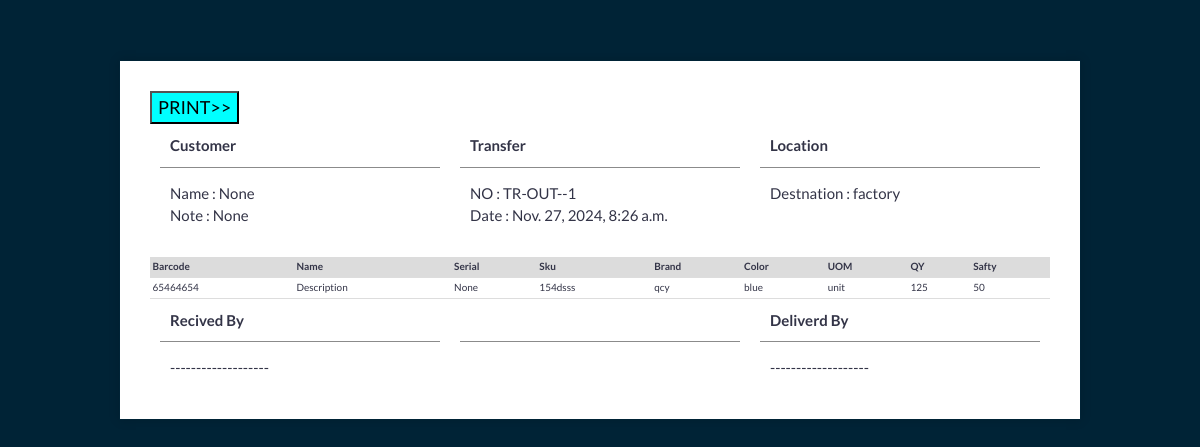
Page /stock_out/1 (signed in) on the committed database.
### WHS/models.py (models this page shows, shortened)
class Stock_Out(models.Model):
    customer = models.ForeignKey(Customer,verbose_name="Customer", related_name='Stock_Out_Customer', on_delete=models.PROTECT,null=True,blank=True)
    location = models.ForeignKey(WHSBranch,verbose_name="Location", related_name='Stock_Out_location', on_delete=models.PROTECT,)
    created=models.DateTimeField(("Created"),auto_now=True)
    updated=models.DateTimeField(("Updated"),auto_now_add=True)
    note = models.CharField("Note",max_length=50, null=True,blank=True)
    def __str__(self):
        return f"TR-OUT--{self.id}"
    class Meta:
        verbose_name_plural = "STOCK_OUT"

class Stock_Out_Detail(models.Model):
    stock_out = models.ForeignKey(Stock_Out,verbose_name="Transaction_No", related_name='Stock_Out_Detail', on_delete=models.PROTECT,)
    item = models.ForeignKey(Item,verbose_name="Item", related_name='Stock_Out_Detail_item', on_delete=models.PROTECT,)
    quantity=models.IntegerField(("Quantity"),default=0)
    serial = models.CharField('Serial',max_length=50,null=True,blank=True,default="None")
    created=models.DateTimeField(("Created"),auto_now=True)
    updated=models.DateTimeField(("Updated"),auto_now_add=True)
    note = models.CharField("Note",max_length=50, null=True,blank=True)
    class Meta:
        verbose_name_plural = "STOCK_OUT_REF"

class Item(models.Model):
    id = models.IntegerField("Barcode",primary_key=True,unique=True)
    sku = models.CharField('Sku',max_length=50, unique=True,null=True,blank=True)
    name = models.CharField('Name',max_length=50,default="Description")
    uom = models.ForeignKey(UOM,verbose_name="Uom", related_name='Item_uom', on_delete=models.PROTECT,)
    color = models.ForeignKey(Color,verbose_name="Color", related_name='Item_Color', on_delete=models.PROTECT,)
    brand = models.ForeignKey(Brand,verbose_name="Brand", related_name='Item_Brand', on_delete=models.PROTECT,)
    category = models.ForeignKey(Category,verbose_name="Category", related_name='Item_Category', on_delete=models.PROTECT,)
    safety=models.IntegerField(("Safety"),default=0)
    rdp=models.DecimalField(("RDP"), max_digits=8, decimal_places=2,default=0)
    rrp=models.DecimalField(("RRP"), max_digits=8, decimal_places=2,default=0)
    created=models.DateTimeField(("Created"),auto_now=True)
    updated=models.DateTimeField(("Updated"),auto_now_add=True)
    note = models.CharField("Note",max_length=50, null=True,blank=True)
    class Meta:
        verbose_name_plural = "ITEMS"

### CONF/models.py (models this page shows)
class WHSBranch(models.Model):
    name = models.CharField("Branch",max_length=50, unique=True)
    detail = models.CharField("Detail",max_length=200)
    created=models.DateTimeField(("Created"),auto_now=True)
    updated=models.DateTimeField(("Updated"),auto_now_add=True)
    note = models.CharField("Note",max_length=200, null=True,blank=True)
    def __str__(self):
        return self.name
    class Meta:
        verbose_name_plural = "WHS_Branch"

class Brand(models.Model):
    name = models.CharField("Brand",max_length=50, unique=True)
    created=models.DateTimeField(("Created"),auto_now=True)
    updated=models.DateTimeField(("Updated"),auto_now_add=True)
    note = models.CharField("Note",max_length=200, null=True,blank=True)
    def __str__(self):
        return self.name
    class Meta:
        verbose_name_plural = "BRAND"

class Color(models.Model):
    name = models.CharField("Color",max_length=50, unique=True)
    created=models.DateTimeField(("Created"),auto_now=True)
    updated=models.DateTimeField(("Updated"),auto_now_add=True)
    note = models.CharField("Note",max_length=200, null=True,blank=True)
    def __str__(self):
        return self.name
    class Meta:
        verbose_name_plural = "COLOR"

class UOM(models.Model):
    name = models.CharField("UOM",max_length=50, unique=True)
    created=models.DateTimeField(("Created"),auto_now=True)
    updated=models.DateTimeField(("Updated"),auto_now_add=True)
    note = models.CharField("Note",max_length=200, null=True,blank=True)
    def __str__(self):
        return self.name
    class Meta:
        verbose_name_plural = "UOM"

### WHS/views.py (the view)
# urls.py: path('stock_out/<int:id>', views.stock_out_detail,name="stock_out"),
@login_required
def stock_out_detail(request, id):
    stock = get_object_or_404(Stock_Out, id=id)
    context={'stock':stock,}
    return render(request, 'stock_out_detail.html' , context)

### WHS/templates/stock_out_detail.html (shortened to what this page needs)
{% load static %}
<html>
<head>
  <link rel="stylesheet" href="{% static 'css/style.css' %}">
</head>
<body>
  <div class="invoice-box">
    <div id="legalcopy">
      <button type="button"  onclick="window.print()"  style="background-color: aqua;color:black;font-size:large">PRINT>></button>
    </div>
    <div class="container">
      <div class="row">
        <div class="row" style="margin: top 5px;;">
          <div class="equalHWrap eqWrap nomargin-nopadding to-block">
            <div class="equalHW eq nomargin-nopadding title">
              Customer
            </div>
            <div class="equalHW eq nomargin-nopadding title from-block">
              Transfer
            </div>
            <div class="equalHW eq nomargin-nopadding title from-block">
              Location
            </div>
          </div>
          <div class="row">
            <div class="equalHWrap eqWrap">
              <div class="equalHW eq infoblock to-block">
                <span id="CustomerName">Name : {{stock.customer}}</span><br>
                <span id="AccountProject">Note : {{stock.note}}</span><br>
              </div>
              <div class="equalHW eq infoblock from-block">
                <span id="AccountName"> NO : {{stock}}</span><br>
                <span id="AccountProject"> Date : {{stock.created}}</span><br>
              </div>
              <div class="equalHW eq infoblock from-block">
                <span id="AccountName"> Destnation : {{stock.location}}</span><br>
              </div>
            </div>
          </div>
          <table class="table">
            <tr class="titles">
              <th>Barcode</th>
              <th>Name</th>
              <th>Serial</th>
              <th>Sku</th>
              <th>Brand</th>
              <th>Color</th>
              <th>UOM</th>
              <th>QY</th>
              <th>Safty</th>
            </tr>
            {% for t in stock.Stock_Out_Detail.all %}
            <tr class="item">
              <td><span id="ProuductName">{{t.item.id}}</span></td>
              <td><span id="ProductNumUnits">{{t.item.name}}</span></td>
              <td><span id="ProductUnit">{{t.serial}}</span></td>
              <td><span id="ProductUnitPrice">{{t.item.sku}}</span></td>
              <td><span id="ProductDiscount">{{t.item.brand}}</span></td>
              <td><span id="ProductDiscount">{{t.item.color}}</span></td>
              <td><span id="ProductTax">{{t.item.uom}}</span></td>
              <td><span id="ProductTax">{{t.quantity}}</span></td>
              <td><span id="ProductTax">{{t.item.safety}}</span></td>
            </tr>
            {% endfor %}
          </table>{% load static %}
        </div>
        <div class="row">
          <div class="equalHWrap eqWrap nomargin-nopadding to-block">
            <div class="equalHW eq nomargin-nopadding title">
              Recived By
            </div>
            <div class="equalHW eq nomargin-nopadding title from-block">
            </div>
            <div class="equalHW eq nomargin-nopadding title info-block">
              Deliverd By
            </div>
          </div>
          <div class="row">
            <div class="equalHWrap eqWrap">
              <div class="equalHW eq infoblock to-block">
                <span id="CustomerName">-------------------</span><br>
              </div>
              <div class="equalHW eq infoblock from-block">
              </div>
              <div class="equalHW eq infoblock info-block">
                <span id="">-------------------</span>
              </div>
            </div>
          </div>
        </div>
      </div>
    </div>
  </div>
</body>
</html>

### static/css/style.css (style rules this page uses)
html, body { height: 100%; background: #002336; width: 100%; margin: 0; padding: 0; left: 0; top: 0; font-size: 100%; }
* { font-family: "Lato", "Helvetica Neue", "Helvetica", Helvetica, Arial, sans-serif; color: #333447; line-height: 1.5; }
.container { width: 100%; margin-left: auto; margin-right: auto; }
.row { position: relative; width: 100%; }
.row::after { content: ""; display: table; clear: both; }
.invoice-box { background: #ffffff; max-width: 900px; margin: 60px auto; padding: 30px; border: 1px solid #002336; box-shadow: 0 0 10px rgba(0, 0, 0, 0.15); font-size: 15px; line-height: 24px; color: #002336; }
.title { margin-bottom: 0px; padding-bottom: 0px; margin-left: 10px; margin-right: 10px; font-weight: bold; border-bottom: 1px solid #8B8B8B; margin-bottom: 4px; }
.infoblock { margin-left: 10px; margin-right: 10px; margin-top: 0px; padding-top: 0px; }
.titles { padding-top: 4px; margin-top: 20px; background: #DCDCDC; font-weight: bold; }
.eqWrap { display: flex; }
.eq { padding: 10px; }
.item:nth-of-type(even) { background: #fff; }
.equalHW { flex: 1; }
table.table { width: 100%; margin-top: 20px; border-collapse: collapse; }
.table th, .table td { font-size: x-small; text-align: left; padding: 0.25em; }
.table tr { border-bottom: 1px solid #DDD; }

### rows in the picture
Stock_Out: customer "None", note "None", id "TR-OUT--1", created "Nov. 27, 2024, 8:26 a.m.", location "factory"
Stock_Out_Detail: item.id "65464654", item.name "Description", serial "None", item.sku "154dsss", item.brand "qcy", item.color "blue", item.uom "unit", quantity "125", item.safety "50"
